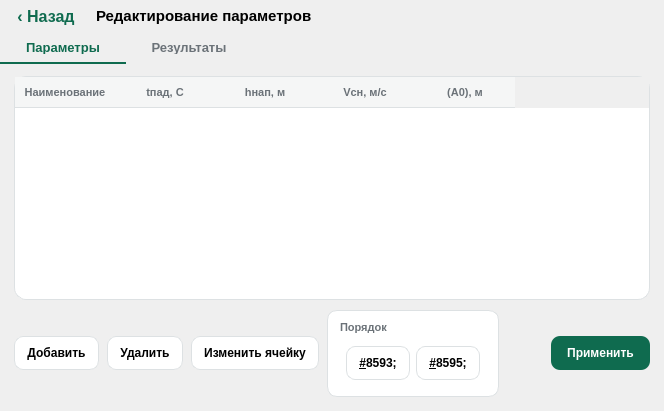
     <widget class="QWidget" name="pageEditMode">
      <layout class="QVBoxLayout" name="verticalLayoutEdit">
       <property name="spacing">
        <number>0</number>
       </property>
       <property name="leftMargin">
        <number>0</number>
       </property>
       <property name="topMargin">
        <number>0</number>
       </property>
       <property name="rightMargin">
        <number>0</number>
       </property>
       <property name="bottomMargin">
        <number>0</number>
       </property>
       <item>
        <layout class="QHBoxLayout" name="editHeaderLayout">
         <property name="leftMargin">
          <number>6</number>
         </property>
         <item>
          <widget class="QPushButton" name="btnEditClose">
           <property name="minimumSize">
            <size>
             <width>80</width>
             <height>32</height>
            </size>
           </property>
           <property name="styleSheet">
            <string notr="true">QPushButton { font-size: 12pt; font-weight: bold; border: none; background: transparent; color: #0F6B4F; }
QPushButton:pressed { color: #0B5A42; }</string>
           </property>
           <property name="text">
            <string>‹ Назад</string>
           </property>
          </widget>
         </item>
         <item>
          <widget class="QLabel" name="lblEditTitle">
           <property name="styleSheet">
            <string notr="true">font-size: 11pt; font-weight: bold; padding-left: 6px;</string>
           </property>
           <property name="text">
            <string>Редактирование параметров</string>
           </property>
          </widget>
         </item>
         <item>
          <spacer name="editHeaderSpacer">
           <property name="orientation">
            <enum>Qt::Horizontal</enum>
           </property>
           <property name="sizeHint" stdset="0">
            <size>
             <width>40</width>
             <height>20</height>
            </size>
           </property>
          </spacer>
         </item>
        </layout>
       </item>
       <item>
        <widget class="QTabWidget" name="tabWidgetEdit">
         <property name="styleSheet">
          <string notr="true">QTabWidget::pane { border: none; }
QTabBar::tab { background: transparent; padding: 8px 18px; min-width: 90px; font-size: 10pt; font-weight: 600; color: #6B7278; border-bottom: 2px solid transparent; }
QTabBar::tab:selected { color: #0F6B4F; border-bottom: 2px solid #0F6B4F; }</string>
         </property>
         <widget class="QWidget" name="tabEditInitialData">
          <attribute name="title">
           <string>Параметры</string>
          </attribute>
          <layout class="QVBoxLayout" name="verticalLayoutEditInitial">
           <property name="spacing">
            <number>10</number>
           </property>
           <property name="leftMargin">
            <number>14</number>
           </property>
           <property name="topMargin">
            <number>12</number>
           </property>
           <property name="rightMargin">
            <number>14</number>
           </property>
           <property name="bottomMargin">
            <number>14</number>
           </property>
           <item>
            <widget class="QTableWidget" name="tableEditParams">
             <property name="minimumSize">
              <size>
               <width>0</width>
               <height>220</height>
              </size>
             </property>
             <property name="styleSheet">
              <string notr="true">QTableWidget { border: 1px solid #DDE1E3; border-radius: 12px; font-size: 9.5pt; background: #fff; }
QHeaderView::section { background-color: #F5F6F6; border: none; border-bottom: 1px solid #DDE1E3; padding: 6px; font-size: 8.5pt; color: #6B7278; font-weight: 600; }</string>
             </property>
             <column>
              <property name="text">
               <string>Наименование</string>
              </property>
             </column>
             <column>
              <property name="text">
               <string>tпад, C</string>
              </property>
             </column>
             <column>
              <property name="text">
               <string>hнап, м</string>
              </property>
             </column>
             <column>
              <property name="text">
               <string>Vсн, м/с</string>
              </property>
             </column>
             <column>
              <property name="text">
               <string>(A0), м</string>
              </property>
             </column>
            </widget>
           </item>
           <item>
            <layout class="QHBoxLayout" name="editToolbarLayout">
             <property name="spacing">
              <number>8</number>
             </property>
             <item>
              <widget class="QPushButton" name="btnTableAdd">
               <property name="minimumSize">
                <size>
                 <width>0</width>
                 <height>34</height>
                </size>
               </property>
               <property name="styleSheet">
                <string notr="true">border:1px solid #DDE1E3; border-radius:9px; background:#fff; font-size:9pt; font-weight:600; padding:0 12px;</string>
               </property>
               <property name="text">
                <string>Добавить</string>
               </property>
              </widget>
             </item>
             <item>
              <widget class="QPushButton" name="btnTableDelete">
               <property name="minimumSize">
                <size>
                 <width>0</width>
                 <height>34</height>
                </size>
               </property>
               <property name="styleSheet">
                <string notr="true">border:1px solid #DDE1E3; border-radius:9px; background:#fff; font-size:9pt; font-weight:600; padding:0 12px;</string>
               </property>
               <property name="text">
                <string>Удалить</string>
               </property>
              </widget>
             </item>
             <item>
              <widget class="QPushButton" name="btnTableEdit">
               <property name="minimumSize">
                <size>
                 <width>0</width>
                 <height>34</height>
                </size>
               </property>
               <property name="styleSheet">
                <string notr="true">border:1px solid #DDE1E3; border-radius:9px; background:#fff; font-size:9pt; font-weight:600; padding:0 12px;</string>
               </property>
               <property name="text">
                <string>Изменить ячейку</string>
               </property>
              </widget>
             </item>
             <item>
              <widget class="QFrame" name="groupBox">
               <property name="styleSheet">
                <string notr="true">QFrame#groupBox { background-color: #FFFFFF; border: 1px solid #DDE1E3; border-radius: 10px; }</string>
               </property>
               <property name="frameShape">
                <enum>QFrame::NoFrame</enum>
               </property>
               <layout class="QVBoxLayout" name="groupBoxOuterLayout">
                <property name="spacing">
                 <number>8</number>
                </property>
                <property name="leftMargin">
                 <number>12</number>
                </property>
                <property name="topMargin">
                 <number>10</number>
                </property>
                <property name="rightMargin">
                 <number>12</number>
                </property>
                <property name="bottomMargin">
                 <number>10</number>
                </property>
                <item>
                 <widget class="QLabel" name="groupBoxTitle">
                  <property name="styleSheet">
                   <string notr="true">font-size: 8pt; text-transform: uppercase; color: #6B7278; font-weight: 700; border: none; background: transparent;</string>
                  </property>
                  <property name="text">
                   <string>Порядок</string>
                  </property>
                 </widget>
                </item>
                <item>
                 <layout class="QHBoxLayout" name="horizontalLayoutOrder">
                  <property name="spacing">
                   <number>6</number>
                  </property>
                  <property name="leftMargin">
                   <number>6</number>
                  </property>
                  <property name="topMargin">
                   <number>4</number>
                  </property>
                  <property name="rightMargin">
                   <number>6</number>
                  </property>
                  <property name="bottomMargin">
                   <number>6</number>
                  </property>
                  <item>
                   <widget class="QPushButton" name="btnTableUp">
                    <property name="minimumSize">
                     <size>
                      <width>0</width>
                      <height>34</height>
                     </size>
                    </property>
                    <property name="styleSheet">
                     <string notr="true">border:1px solid #DDE1E3; border-radius:9px; background:#fff; font-size:9pt; font-weight:600; padding:0 12px;</string>
                    </property>
                    <property name="text">
                     <string>&amp;#8593;</string>
                    </property>
                   </widget>
                  </item>
                  <item>
                   <widget class="QPushButton" name="btnTableDown">
                    <property name="minimumSize">
                     <size>
                      <width>0</width>
                      <height>34</height>
                     </size>
                    </property>
                    <property name="styleSheet">
                     <string notr="true">border:1px solid #DDE1E3; border-radius:9px; background:#fff; font-size:9pt; font-weight:600; padding:0 12px;</string>
                    </property>
                    <property name="text">
                     <string>&amp;#8595;</string>
                    </property>
                   </widget>
                  </item>
                 </layout>
                </item>
               </layout>
              </widget>
             </item>
             <item>
              <spacer name="editToolbarSpacer">
               <property name="orientation">
                <enum>Qt::Horizontal</enum>
               </property>
               <property name="sizeHint" stdset="0">
                <size>
                 <width>40</width>
                 <height>20</height>
                </size>
               </property>
              </spacer>
             </item>
             <item>
              <widget class="QPushButton" name="btnTableApply">
               <property name="minimumSize">
                <size>
                 <width>0</width>
                 <height>34</height>
                </size>
               </property>
               <property name="styleSheet">
                <string notr="true">background-color:#0F6B4F; color:white; border:none; border-radius:9px; font-size:9pt; font-weight:700; padding:0 16px;</string>
               </property>
               <property name="text">
                <string>Применить</string>
               </property>
              </widget>
             </item>
            </layout>
           </item>
          </layout>
         </widget>
         <widget class="QWidget" name="tabEditResults">
          <attribute name="title">
           <string>Результаты</string>
          </attribute>
          <layout class="QVBoxLayout" name="verticalLayoutEditResults">
           <item>
            <widget class="QLabel" name="lblEditResultsPlaceholder">
             <property name="styleSheet">
              <string notr="true">color: #6B7278; font-size: 10pt;</string>
             </property>
             <property name="text">
              <string>Редактирование результатов пока недоступно</string>
             </property>
             <property name="alignment">
              <set>Qt::AlignCenter</set>
             </property>
            </widget>
           </item>
          </layout>
         </widget>
        </widget>
       </item>
      </layout>
     </widget>
